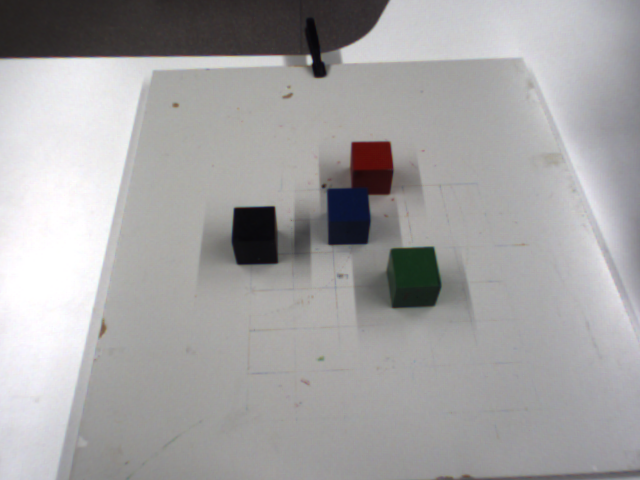
%> input picture CourseProjects/Robot Arm Control System Based on Computer Vision/SourceCodes/cubes-coords/8130478-2021-04-07-100538-l.png, 640 x 480 px; its folder holds 5 pictures in this run
$ octave main.m   (GNU Octave 9; MATLAB toolbox functions it lacks are replaced by stand-ins)
%> lines starting %> are read from the running program, lines starting %| are printed output that depends on the picture; in (x1, y1, x2, y2) boxes, pixels count from 0 and x2, y2 are one past the last pixel; in counts of white or black regions, pixels touching at a corner belong together; the program's own positions count from 1
%> further down, left_image is the input picture: size 480x640x3 uint8; mean R, G, B 164, 162.6, 163.2
### CourseProjects/Robot Arm Control System Based on Computer Vision/SourceCodes/createfirst_scene_mask.m
function [R_BW,G_BW,B_BW,K_BW] = createfirst_scene_mask(RGB)
    % Convert RGB image to chosen color space
    I = RGB;
    I_HSV = rgb2hsv(RGB);
%> I_HSV: size 480x640x3 double; mean H, S, V 0.423, 0.0458, 0.651

    % Define thresholds for channel 1 based on histogram settings
    R_channel1Min = 23.000;
    R_channel1Max = 219.000;
    B_channel1Min = 0.000;
    B_channel1Max = 23.000;
    G_channel1Min = 0.147;
    G_channel1Max = 0.611;
    K_channel1Min = 1.000;
    K_channel1Max = 30.000;

    % Define thresholds for channel 2 based on histogram settings
    R_channel2Min = 0.000;
    R_channel2Max = 30.000;
    B_channel2Min = 0.000;
    B_channel2Max = 25.000;
    G_channel2Min = 0.044;
    G_channel2Max = 0.596;
    K_channel2Min = 0.000;
    K_channel2Max = 31.000;

    % Define thresholds for channel 3 based on histogram settings
    R_channel3Min = 0.000;
    R_channel3Max = 255.000;
    B_channel3Min = 24.000;
    B_channel3Max = 255.000;
    G_channel3Min = 0.000;
    G_channel3Max = 0.291;
    K_channel3Min = 0.000;
    K_channel3Max = 26.000;


    % Create mask based on chosen histogram thresholds
    R_sliderBW = (I(:,:,1) >= R_channel1Min ) & (I(:,:,1) <= R_channel1Max) & ...
        (I(:,:,2) >= R_channel2Min ) & (I(:,:,2) <= R_channel2Max) & ...
        (I(:,:,3) >= R_channel3Min ) & (I(:,:,3) <= R_channel3Max);
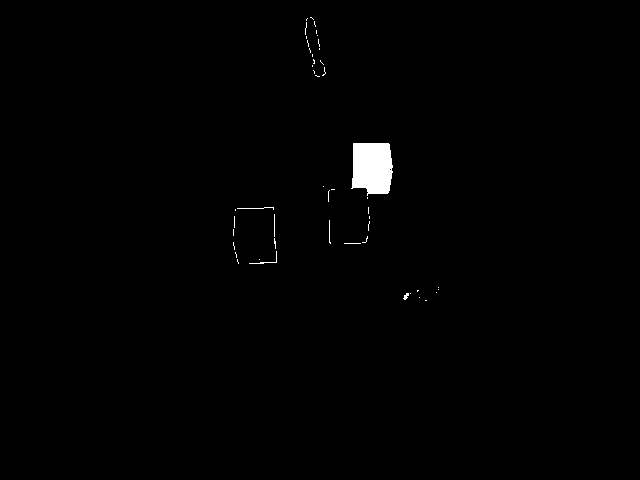
%> R_sliderBW: size 480x640 logical; 0.73% white; 48 white regions (42 under 20 px), largest, box (x1, y1, x2, y2) and area: (351, 143, 393, 196) 1872, (249, 251, 277, 264) 43, (237, 207, 274, 210) 39, (329, 220, 331, 244) 25, (403, 293, 409, 300) 24, (274, 214, 275, 237) 23
    R_BW = R_sliderBW;

    G_sliderBW = (I_HSV(:,:,1) >= G_channel1Min ) & (I_HSV(:,:,1) <= G_channel1Max) & ...
        (I_HSV(:,:,2) >= G_channel2Min ) & (I_HSV(:,:,2) <= G_channel2Max) & ...
        (I_HSV(:,:,3) >= G_channel3Min ) & (I_HSV(:,:,3) <= G_channel3Max);
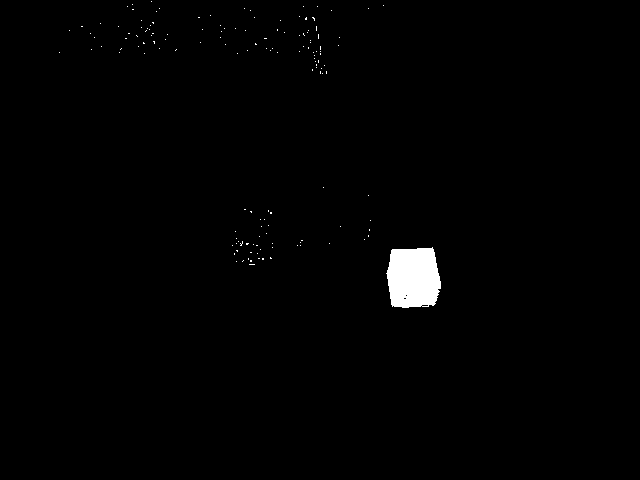
%> G_sliderBW: size 480x640 logical; 0.99% white; 147 white regions (146 under 20 px), largest, box (x1, y1, x2, y2) and area: (386, 247, 441, 308) 2808
    G_BW = G_sliderBW;

    B_sliderBW = (I(:,:,1) >= B_channel1Min ) & (I(:,:,1) <= B_channel1Max) & ...
        (I(:,:,2) >= B_channel2Min ) & (I(:,:,2) <= B_channel2Max) & ...
        (I(:,:,3) >= B_channel3Min ) & (I(:,:,3) <= B_channel3Max);
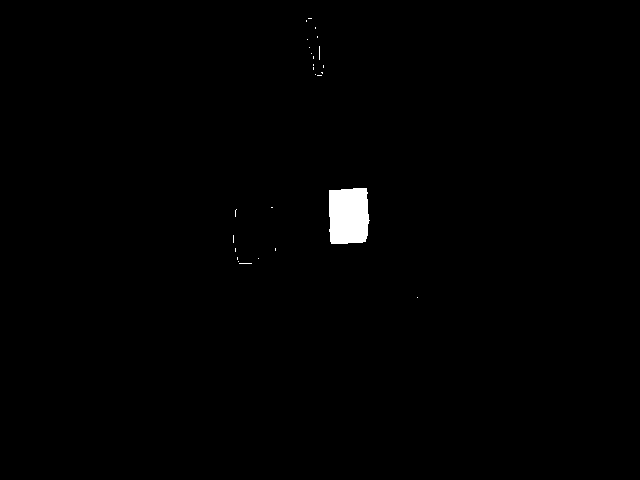
%> B_sliderBW: size 480x640 logical; 0.71% white; 26 white regions (25 under 20 px), largest, box (x1, y1, x2, y2) and area: (329, 188, 370, 244) 2090
    B_BW = B_sliderBW;

    K_sliderBW = (I(:,:,1) >= K_channel1Min ) & (I(:,:,1) <= K_channel1Max) & ...
        (I(:,:,2) >= K_channel2Min ) & (I(:,:,2) <= K_channel2Max) & ...
        (I(:,:,3) >= K_channel3Min ) & (I(:,:,3) <= K_channel3Max);
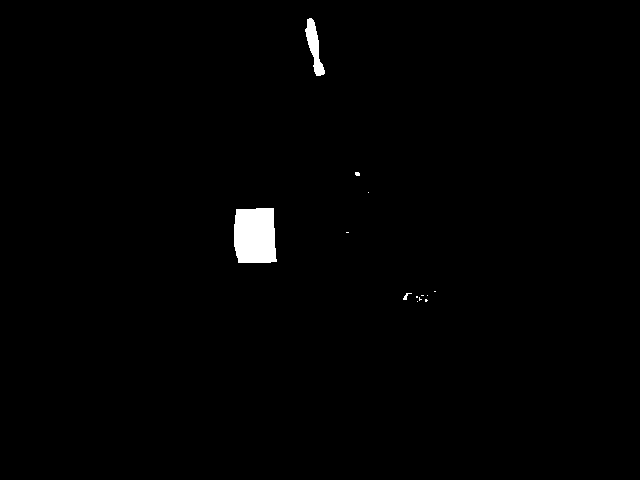
%> K_sliderBW: size 480x640 logical; 0.9% white; 13 white regions (10 under 20 px), largest, box (x1, y1, x2, y2) and area: (234, 208, 277, 263) 2165, (305, 18, 325, 76) 519, (403, 293, 412, 300) 25
    K_BW = K_sliderBW;

    % Initialize output masked image based on input image.
    R_maskedRGBImage = RGB;
    G_maskedRGBImage = RGB;
    B_maskedRGBImage = RGB;
    K_maskedRGBImage = RGB;

    % Set background pixels where BW is false to zero.
    R_maskedRGBImage(repmat(~R_BW,[1 1 3])) = 0;
    G_maskedRGBImage(repmat(~G_BW,[1 1 3])) = 0;
    B_maskedRGBImage(repmat(~B_BW,[1 1 3])) = 0;
    K_maskedRGBImage(repmat(~K_BW,[1 1 3])) = 0;
end

### CourseProjects/Robot Arm Control System Based on Computer Vision/SourceCodes/morphological_processing.m
function processed_area = morphological_processing(img)
    %this function is used to get rid of noise made by segmenation results
    %use the morphological operation
    se = strel('disk',1);
    after_opening = imopen(img,se);
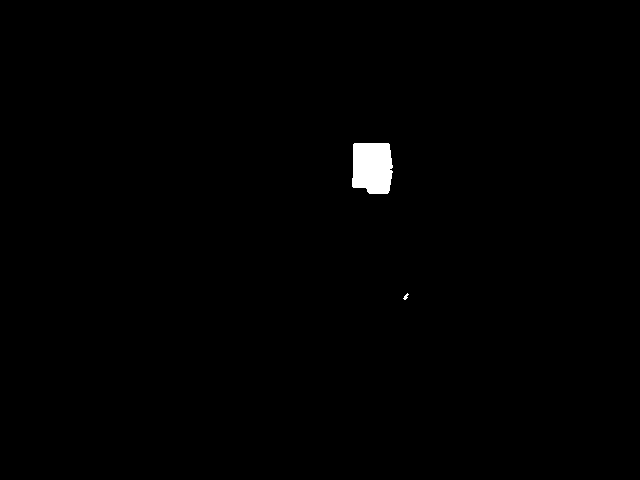
%> after_opening: size 480x640 logical; 0.61% white; 2 white regions, box (x1, y1, x2, y2) and area: (352, 143, 393, 194) 1863, (403, 293, 409, 300) 20
%     figure;
%     imshow(after_opening);
    after_closing = imopen(after_opening,se);
%     figure;
%     imshow(after_closing);
    %get rid of small objects
    processed_area = removeLargeArea(after_closing,10000);
    processed_area = bwareaopen(processed_area,800);
end

### CourseProjects/Robot Arm Control System Based on Computer Vision/SourceCodes/removeLargeArea.m
function bw2 = RemoveLargeArea(varargin)
%BWAREAOPEN Remove small objects from binary image.
%   BW2 = BWAREAOPEN(BW,P) removes from a binary image all connected
%   components (objects) that have fewer than P pixels, producing another
%   binary image BW2.  This operation is known as an area opening.  The
%   default connectivity is 8 for two dimensions, 26 for three dimensions,
%   and CONNDEF(NDIMS(BW),'maximal') for higher dimensions.
%
%   BW2 = BWAREAOPEN(BW,P,CONN) specifies the desired connectivity.  CONN
%   may have the following scalar values:
%
%       4     two-dimensional four-connected neighborhood
%       8     two-dimensional eight-connected neighborhood
%       6     three-dimensional six-connected neighborhood
%       18    three-dimensional 18-connected neighborhood
%       26    three-dimensional 26-connected neighborhood
%
%   Connectivity may be defined in a more general way for any dimension by
%   using for CONN a 3-by-3-by- ... -by-3 matrix of 0s and 1s.  The
%   1-valued elements define neighborhood locations relative to the center
%   element of CONN.  CONN must be symmetric about its center element.
%
%   Class Support
%   -------------
%   BW can be a logical or numeric array of any dimension, and it must be
%   nonsparse.
%
%   BW2 is logical.
%
%   Example
%   -------
%   % Remove all objects in the image text.png containing fewer than 50
%   % pixels.
%
%       BW = imread('text.png');
%       BW2 = bwareaopen(BW,50);
%       imshow(BW);
%       figure
%       imshow(BW2)
%
%   See also BWCONNCOMP, CONNDEF, REGIONPROPS.

%   Copyright 1993-2019 The MathWorks, Inc.

% Input/output specs
% ------------------
% BW:    N-D real full matrix
%        any numeric class
%        sparse not allowed
%        anything that's not logical is converted first using
%          bw = BW ~= 0
%        Empty ok
%        Inf's ok, treated as 1
%        NaN's ok, treated as 1
%
% P:     double scalar
%        nonnegative integer
%
% CONN:  connectivity
%
% BW2:   logical, same size as BW
%        contains only 0s and 1s.

%> the run ends on the next line
matlab.images.internal.errorIfgpuArray(varargin{:});
[bw,p,conn] = parse_inputs(varargin{:});

CC = bwconncomp(bw,conn);
area = cellfun(@numel, CC.PixelIdxList);

idxToKeep = CC.PixelIdxList(area <= p);
idxToKeep = vertcat(idxToKeep{:});

bw2 = false(size(bw));
bw2(idxToKeep) = true;


%%%
%%% parse_inputs
%%%
% [20 lines left out: function parse_inputs, not called in this run]

### CourseProjects/Robot Arm Control System Based on Computer Vision/SourceCodes/main.m
%% step 1:taking adavantage of color thresholding segmentation
% to get mass centers coordinates of cubes, all mass centers can categoried into
% two parts, mass centers from pictures taken by the left camera and mass
% centers from pictures taken by the right camera
%the path used for reading images for calibration
clc,clear,close all;
img_dir = '.\\cubes-coords\\';
%the path used for storing segmentation results
segmentation_dir = '.\\cubes-coords-segmentation\\';
%the matrix used for storing thresholding values. For
%each column of every row, except for the first element presenting
%the number of the scene, left elements represent thresholding range of
%channels in different color spaces
thresh_range = [2 0.000 95.000 0.000 86.000 0.000 61.000;
                3 0 136 0 74 0 64;
                4 0 134 0 68 0 90;
                5 0 98 0 80 0 68;
                6 0 164 0 140 0 66;
                7 0 89 0 105 1 67;
                11 0.005 0.000 0.150 1.000 0.000 1.000;
                12 0.000 0.000 0.152 1.000 0.000 0.591;
                13 0.000 1.000 0.163 1.000 0.000 0.594;
                14 0 110 0 61 0 255];
%files format
ext = {'*.png'};
images = [];
for i = 1:length(ext)
    images = [images dir([img_dir ext{i}])];
end

% images are returned with absolute path and do some processing
scene_num = 1;
left_mass_centers = [];
right_mass_centers = [];
for i = 1:2:length(images)
    left_image_path = [img_dir images(i).name];
    right_image_path = [img_dir images(i+1).name];
    left_image = imread(left_image_path);
    right_image = imread(left_image_path);
    if scene_num == 1
        %do the segmentation to the left image of the first scene
        [R_BW_L,G_BW_L,B_BW_L,K_BW_L] = createfirst_scene_mask(left_image);
        R_BW_L = morphological_processing(R_BW_L);
